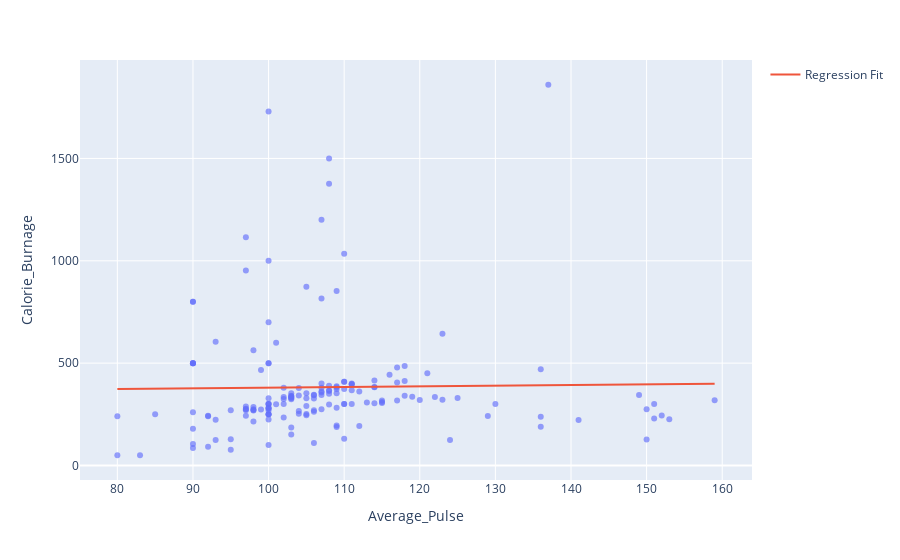

Here is the notebook cell this chart was saved with:
### Markdown cell above
## 1.7 Linear Regression

The term regression is used when you try to find the relationship between variables.

In Machine Learning and in statistical modeling, that relationship is used to predict the outcome of events.

We will use Scikit-learn to train various regression models. Scikit-learn is a popular Machine Learning (ML) library that offers various tools for creating and training ML algorithms, feature engineering, data cleaning, and evaluating and testing models. It was designed to be accessible, and to work seamlessly with popular libraries like NumPy and Pandas.

We see how to apply a simple regression model for predicting Calorie_Burnage on various factors such as Average_Pulse or Duration.

### Code cell
%pip install seaborn plotly nbformat

import numpy as np
import plotly.express as px
import plotly.graph_objects as go
from sklearn.linear_model import LinearRegression

df = full_health_data
X = df.Average_Pulse.values.reshape(-1, 1)

model = LinearRegression()
model.fit(X, df.Calorie_Burnage)

x_range = np.linspace(X.min(), X.max(), 100)
y_range = model.predict(x_range.reshape(-1, 1))

fig = px.scatter(df, x='Average_Pulse', y='Calorie_Burnage', opacity=0.65)
fig.add_traces(go.Scatter(x=x_range, y=y_range, name='Regression Fit'))
fig.show()

### Figure 1 — Plotly figure (JSON) as saved in the notebook; plotly's stock layout.template omitted (floating-point values rounded to 4 significant figures; data arrays with more than 128 entries replaced by an {"elided": "..."} marker saying what was removed)
{"data": [{"hovertemplate": "Average_Pulse=%{x}<br>Calorie_Burnage=%{y}<extra></extra>", "legendgroup": "", "marker": {"color": "#636efa", "opacity": 0.65, "symbol": "circle"}, "mode": "markers", "name": "", "orientation": "v", "showlegend": false, "type": "scatter", "x": {"elided": "163 int values"}, "xaxis": "x", "y": {"elided": "163 int values"}, "yaxis": "y"}, {"name": "Regression Fit", "type": "scatter", "x": [80, 80.8, 81.6, 82.39, 83.19, 83.99, 84.79, 85.59, 86.38, 87.18, 87.98, 88.78, 89.58, 90.37, 91.17, 91.97, 92.77, 93.57, 94.36, 95.16, 95.96, 96.76, 97.56, 98.35, 99.15, 99.95, 100.7, 101.5, 102.3, 103.1, 103.9, 104.7, 105.5, 106.3, 107.1, 107.9, 108.7, 109.5, 110.3, 111.1, 111.9, 112.7, 113.5, 114.3, 115.1, 115.9, 116.7, 117.5, 118.3, 119.1, 119.9, 120.7, 121.5, 122.3, 123.1, 123.9, 124.7, 125.5, 126.3, 127.1, 127.9, 128.7, 129.5, 130.3, 131.1, 131.9, 132.7, 133.5, 134.3, 135.1, 135.9, 136.7, 137.5, 138.3, 139.1, 139.8, 140.6, 141.4, 142.2, 143.0, 143.8, 144.6, 145.4, 146.2, 147.0, 147.8, 148.6, 149.4, 150.2, 151.0, 151.8, 152.6, 153.4, 154.2, 155.0, 155.8, 156.6, 157.4, 158.2, 159], "y": [373.2, 373.5, 373.8, 374.0, 374.3, 374.5, 374.8, 375.1, 375.3, 375.6, 375.9, 376.1, 376.4, 376.7, 376.9, 377.2, 377.4, 377.7, 378.0, 378.2, 378.5, 378.8, 379.0, 379.3, 379.5, 379.8, 380.1, 380.3, 380.6, 380.9, 381.1, 381.4, 381.6, 381.9, 382.2, 382.4, 382.7, 383.0, 383.2, 383.5, 383.8, 384.0, 384.3, 384.5, 384.8, 385.1, 385.3, 385.6, 385.9, 386.1, 386.4, 386.6, 386.9, 387.2, 387.4, 387.7, 388.0, 388.2, 388.5, 388.7, 389.0, 389.3, 389.5, 389.8, 390.1, 390.3, 390.6, 390.9, 391.1, 391.4, 391.6, 391.9, 392.2, 392.4, 392.7, 393.0, 393.2, 393.5, 393.7, 394.0, 394.3, 394.5, 394.8, 395.1, 395.3, 395.6, 395.8, 396.1, 396.4, 396.6, 396.9, 397.2, 397.4, 397.7, 398.0, 398.2, 398.5, 398.7, 399.0, 399.3]}], "layout": {"legend": {"tracegroupgap": 0}, "margin": {"t": 60}, "xaxis": {"anchor": "y", "domain": [0, 1], "title": {"text": "Average_Pulse"}}, "yaxis": {"anchor": "x", "domain": [0, 1], "title": {"text": "Calorie_Burnage"}}}}
